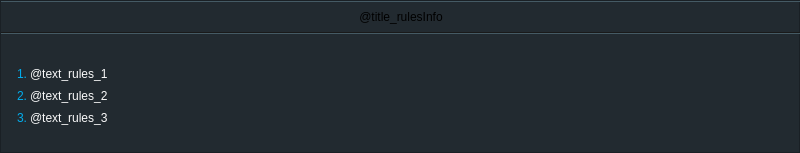
  <widget class="QFrame" name="frame_rules">
   <property name="geometry">
    <rect>
     <x>0</x>
     <y>442</y>
     <width>800</width>
     <height>153</height>
    </rect>
   </property>
   <property name="minimumSize">
    <size>
     <width>800</width>
     <height>153</height>
    </size>
   </property>
   <property name="maximumSize">
    <size>
     <width>800</width>
     <height>153</height>
    </size>
   </property>
   <property name="styleSheet">
    <string notr="true">.QFrame {
    background-color: #222a30;
}
</string>
   </property>
   <property name="frameShape">
    <enum>QFrame::StyledPanel</enum>
   </property>
   <property name="frameShadow">
    <enum>QFrame::Raised</enum>
   </property>
   <layout class="QVBoxLayout" name="verticalLayout" stretch="0,1">
    <property name="spacing">
     <number>0</number>
    </property>
    <property name="leftMargin">
     <number>0</number>
    </property>
    <property name="topMargin">
     <number>0</number>
    </property>
    <property name="rightMargin">
     <number>0</number>
    </property>
    <property name="bottomMargin">
     <number>0</number>
    </property>
    <item alignment="Qt::AlignTop">
     <widget class="QLabel" name="title_rulesInfo">
      <property name="minimumSize">
       <size>
        <width>800</width>
        <height>33</height>
       </size>
      </property>
      <property name="maximumSize">
       <size>
        <width>800</width>
        <height>33</height>
       </size>
      </property>
      <property name="styleSheet">
       <string notr="true">QLabel {
    border-top: 1px solid #455a64;
    border-bottom: 2px solid qlineargradient(spread:pad, x1:0, y1:0, x2:0, y2:1, stop:0 rgba(25, 25, 25, 255), stop:0.495 rgba(25, 25, 25, 255), stop:0.505 rgba(69, 90, 100, 255), stop:1 rgba(69, 90, 100, 255));
}</string>
      </property>
      <property name="text">
       <string>@title_rulesInfo</string>
      </property>
      <property name="alignment">
       <set>Qt::AlignCenter</set>
      </property>
      <widget class="QToolButton" name="bttn_popup">
       <property name="geometry">
        <rect>
         <x>770</x>
         <y>10</y>
         <width>16</width>
         <height>14</height>
        </rect>
       </property>
       <property name="minimumSize">
        <size>
         <width>16</width>
         <height>14</height>
        </size>
       </property>
       <property name="maximumSize">
        <size>
         <width>16</width>
         <height>14</height>
        </size>
       </property>
       <property name="styleSheet">
        <string notr="true">QAbstractButton {
    background-color: #37474f;
    font: 11px &quot;Open Sans&quot;;
    color: #b0bec5;
    border: none;
    subcontrol-position: right;
    background-clip: margin;
	background-position: center bottom;
	background-attachment: fixed;
    background-origin: content;
    background-repeat: no-repeat;
    background-image: url(:/textures/Common/Tournament/bttn1x2_satellite_arrow.png);
    margin-top: 3px;
    margin-bottom: 3px;
}

QAbstractButton:!checked:pressed {
    margin-top: 4px;
    margin-bottom: 2px;
}

QAbstractButton:checked:pressed {
    margin-top: 2px;
    margin-bottom: 2px;
}

QAbstractButton {
    background-color: transparent;
    color: transparent;
}
QAbstractButton:checked {
    background-position: center top;
    margin-top: 1px;
    margin-bottom: 3px;
}
</string>
       </property>
       <property name="checkable">
        <bool>true</bool>
       </property>
       <property name="checked">
        <bool>true</bool>
       </property>
      </widget>
     </widget>
    </item>
    <item>
     <widget class="QWidget" name="widget" native="true">
      <property name="styleSheet">
       <string notr="true">QLabel {
    background-color: transparent;
    border: none;
    color: #fafafa;
    font: 12px &quot;Open Sans&quot;;
}</string>
      </property>
      <layout class="QFormLayout" name="formLayout">
       <property name="formAlignment">
        <set>Qt::AlignLeading|Qt::AlignLeft|Qt::AlignVCenter</set>
       </property>
       <property name="horizontalSpacing">
        <number>3</number>
       </property>
       <property name="verticalSpacing">
        <number>8</number>
       </property>
       <property name="leftMargin">
        <number>16</number>
       </property>
       <property name="topMargin">
        <number>15</number>
       </property>
       <property name="rightMargin">
        <number>98</number>
       </property>
       <property name="bottomMargin">
        <number>10</number>
       </property>
       <item row="0" column="0">
        <widget class="QLabel" name="index_rules_1">
         <property name="styleSheet">
          <string notr="true">QLabel {
    color: #00aeef;
}</string>
         </property>
         <property name="text">
          <string notr="true">1.</string>
         </property>
         <property name="alignment">
          <set>Qt::AlignLeading|Qt::AlignLeft|Qt::AlignTop</set>
         </property>
        </widget>
       </item>
       <item row="0" column="1">
        <widget class="QLabel" name="text_rules_1">
         <property name="text">
          <string>@text_rules_1</string>
         </property>
         <property name="wordWrap">
          <bool>true</bool>
         </property>
        </widget>
       </item>
       <item row="1" column="0">
        <widget class="QLabel" name="index_rules_2">
         <property name="styleSheet">
          <string notr="true">QLabel {
    color: #00aeef;
}</string>
         </property>
         <property name="text">
          <string notr="true">2.</string>
         </property>
         <property name="alignment">
          <set>Qt::AlignLeading|Qt::AlignLeft|Qt::AlignTop</set>
         </property>
        </widget>
       </item>
       <item row="1" column="1">
        <widget class="QLabel" name="text_rules_2">
         <property name="text">
          <string>@text_rules_2</string>
         </property>
         <property name="wordWrap">
          <bool>true</bool>
         </property>
        </widget>
       </item>
       <item row="2" column="0">
        <widget class="QLabel" name="index_rules_3">
         <property name="styleSheet">
          <string notr="true">QLabel {
    color: #00aeef;
}</string>
         </property>
         <property name="text">
          <string notr="true">3.</string>
         </property>
         <property name="alignment">
          <set>Qt::AlignLeading|Qt::AlignLeft|Qt::AlignTop</set>
         </property>
        </widget>
       </item>
       <item row="2" column="1">
        <widget class="QLabel" name="text_rules_3">
         <property name="text">
          <string>@text_rules_3</string>
         </property>
         <property name="wordWrap">
          <bool>true</bool>
         </property>
        </widget>
       </item>
      </layout>
     </widget>
    </item>
   </layout>
   <zorder>widget</zorder>
   <zorder>title_rulesInfo</zorder>
  </widget>
